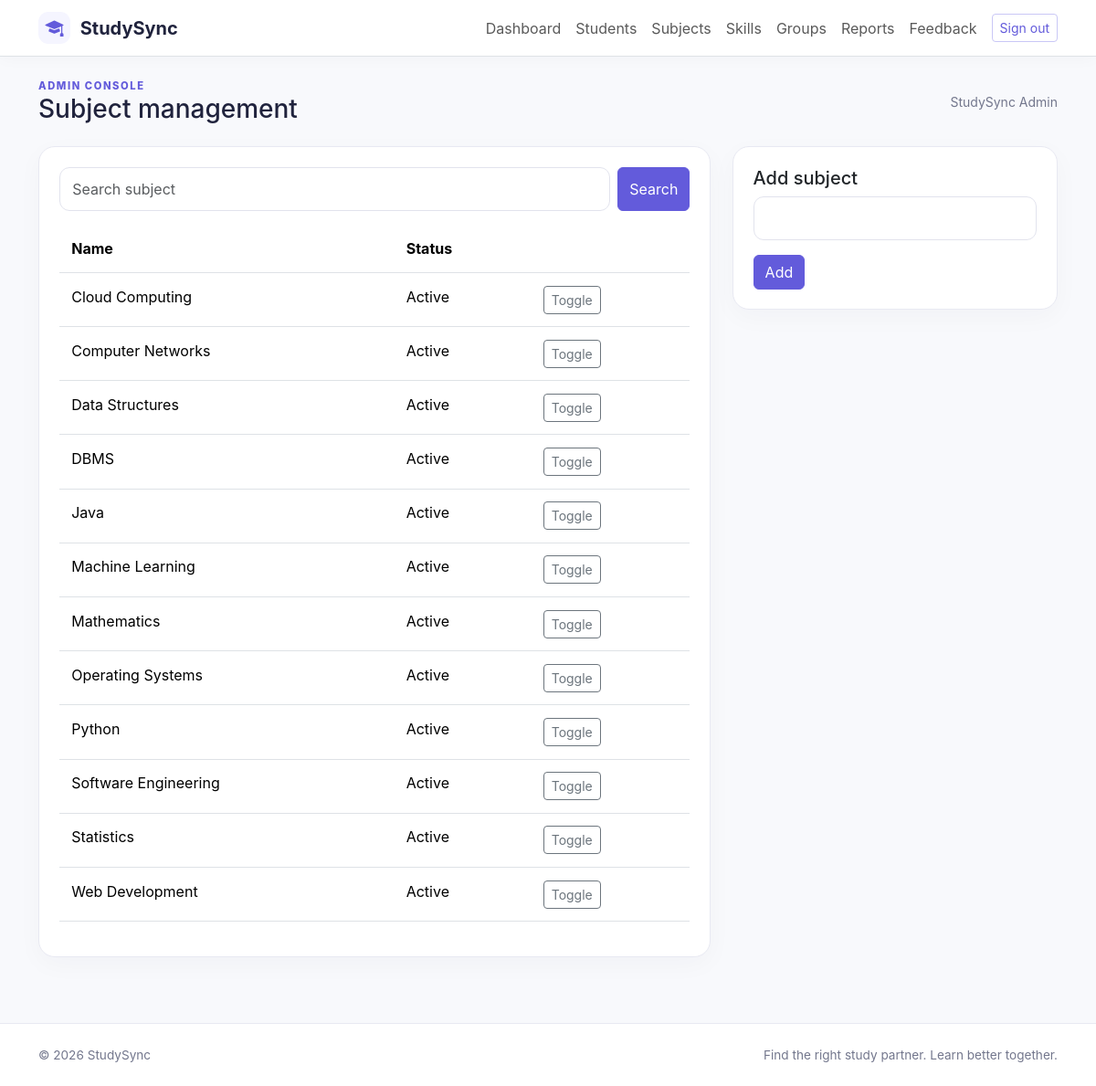
Page /admin/catalog.php (signed in) on the committed database.
### tables this page shows
CREATE TABLE users(id BIGINT UNSIGNED AUTO_INCREMENT PRIMARY KEY,name VARCHAR(120) NOT NULL,email VARCHAR(190) NOT NULL UNIQUE,password VARCHAR(255) NOT NULL,role ENUM('student','admin') NOT NULL DEFAULT 'student',status ENUM('active','inactive') NOT NULL DEFAULT 'active',created_at TIMESTAMP NOT NULL DEFAULT CURRENT_TIMESTAMP,updated_at TIMESTAMP NOT NULL DEFAULT CURRENT_TIMESTAMP ON UPDATE CURRENT_TIMESTAMP,INDEX(role,status));

CREATE TABLE subjects(id INT UNSIGNED AUTO_INCREMENT PRIMARY KEY,name VARCHAR(100) NOT NULL UNIQUE,active TINYINT(1) NOT NULL DEFAULT 1);

### config/database.php (called while the page is built, shortened)
<?php
function db(): PDO {
    static $pdo;
    if (!$pdo) {
        $pdo = new PDO('mysql:host='.DB_HOST.';dbname='.DB_NAME.';charset=utf8mb4', DB_USER, DB_PASS, [PDO::ATTR_ERRMODE=>PDO::ERRMODE_EXCEPTION, PDO::ATTR_DEFAULT_FETCH_MODE=>PDO::FETCH_ASSOC, PDO::ATTR_EMULATE_PREPARES=>false]);
    }
    return $pdo;
}

### admin/catalog.php (the view)
<?php require_once __DIR__.'/../includes/functions.php';require_admin();$type=($_GET['type']??'subject')==='skill'?'skill':'subject';$table=$type==='skill'?'skills':'subjects';$label=ucfirst($type);if($_SERVER['REQUEST_METHOD']==='POST'){verify_csrf();$act=$_POST['act']??'';if($act==='save'){$name=trim($_POST['name']??'');$id=(int)($_POST['id']??0);if($name){if($id)db()->prepare("UPDATE $table SET name=? WHERE id=?")->execute([$name,$id]);else db()->prepare("INSERT INTO $table(name) VALUES(?)")->execute([$name]);flash('success',$label.' saved.');}else flash('danger','Enter a name.');}if($act==='toggle')db()->prepare("UPDATE $table SET active=1-active WHERE id=?")->execute([(int)$_POST['id']]);go('catalog.php?type='.$type);}$term=trim($_GET['q']??'');$q=db()->prepare("SELECT * FROM $table WHERE name LIKE ? ORDER BY name");$q->execute(["%$term%"]);page_start($label.' management',true); ?><div class="row g-4"><div class="col-lg-8"><div class="card"><div class="card-body"><form class="d-flex gap-2 mb-3"><input type="hidden" name="type" value="<?= e($type) ?>"><input class="form-control" name="q" value="<?= e($term) ?>" placeholder="Search <?= e(strtolower($label)) ?>"><button class="btn btn-primary">Search</button></form><div class="table-responsive"><table class="table"><thead><tr><th>Name</th><th>Status</th><th></th></tr></thead><tbody><?php foreach($q as $x): ?><tr><td><?= e($x['name']) ?></td><td><?= $x['active']?'Active':'Inactive' ?></td><td><form method="post"><input type="hidden" name="csrf" value="<?= e(csrf()) ?>"><input type="hidden" name="act" value="toggle"><input type="hidden" name="id" value="<?= $x['id'] ?>"><button class="btn btn-sm btn-outline-secondary">Toggle</button></form></td></tr><?php endforeach ?></tbody></table></div></div></div></div><div class="col-lg-4"><div class="card"><div class="card-body"><h2 class="h5">Add <?= e(strtolower($label)) ?></h2><form method="post"><input type="hidden" name="csrf" value="<?= e(csrf()) ?>"><input type="hidden" name="act" value="save"><input class="form-control mb-3" name="name" maxlength="100" required><button class="btn btn-primary">Add</button></form></div></div></div></div><?php page_end(); ?>

### includes/functions.php (shortened to what this page needs)
<?php
require_once __DIR__.'/../config/database.php';
function e($v): string { return htmlspecialchars((string)$v, ENT_QUOTES|ENT_SUBSTITUTE, 'UTF-8'); }
function current_user(): ?array { if(empty($_SESSION['uid'])) return null; $q=db()->prepare('SELECT u.id,u.name,u.email,u.role,u.status,p.college,p.course,p.semester,p.avatar FROM users u LEFT JOIN student_profiles p ON p.user_id=u.id WHERE u.id=?'); $q->execute([$_SESSION['uid']]); return $q->fetch() ?: null; }
function page_start(string $title,bool $admin=false): void { $u=current_user(); $flash=$_SESSION['flash']??null;unset($_SESSION['flash']); echo '<!doctype html><html lang="en"><head><meta charset="utf-8"><meta name="viewport" content="width=device-width, initial-scale=1"><title>'.e($title).' · StudySync</title><link href="https://cdn.jsdelivr.net/npm/bootstrap@5.3.3/dist/css/bootstrap.min.css" rel="stylesheet"><link href="https://cdn.jsdelivr.net/npm/bootstrap-icons@1.11.3/font/bootstrap-icons.min.css" rel="stylesheet"><link href="'.(str_contains($_SERVER['PHP_SELF'],'/student/')||str_contains($_SERVER['PHP_SELF'],'/admin/')?'../':'').'assets/css/style.css" rel="stylesheet"></head><body><nav class="navbar navbar-expand-lg bg-white border-bottom sticky-top"><div class="container"><a class="navbar-brand fw-bold" href="'.(str_contains($_SERVER['PHP_SELF'],'/student/')?'dashboard.php':'index.php').'"><span class="brand-icon"><i class="bi bi-mortarboard-fill"></i></span> StudySync</a><button class="navbar-toggler" data-bs-toggle="collapse" data-bs-target="#nav"><span class="navbar-toggler-icon"></span></button><div id="nav" class="collapse navbar-collapse"><div class="navbar-nav ms-auto align-items-lg-center">'; if($u){$base=$admin?'../admin/':'../student/';$items=$admin?['Dashboard'=>'dashboard.php','Students'=>'students.php','Subjects'=>'catalog.php?type=subject','Skills'=>'catalog.php?type=skill','Groups'=>'groups.php','Reports'=>'reports.php','Feedback'=>'feedback.php']:['Dashboard'=>'dashboard.php','My Profile'=>'profile.php','Find Partners'=>'find-partners.php','Requests'=>'requests.php','Messages'=>'messages.php','Study Groups'=>'groups.php','Sessions'=>'sessions.php','Notifications'=>'notifications.php','Settings'=>'settings.php']; foreach($items as $n=>$url)echo '<a class="nav-link" href="'.$base.$url.'">'.e($n).'</a>';echo '<a class="btn btn-sm btn-outline-primary ms-lg-2" href="'.($admin?'../':'').'logout.php">Sign out</a>'; } else echo '<a class="nav-link" href="'.(str_contains($_SERVER['PHP_SELF'],'about.php')?'../':'').'index.php#how">How it works</a><a class="nav-link" href="'.(str_contains($_SERVER['PHP_SELF'],'about.php')?'about.php':'about.php').'"><span>About</span></a><a class="nav-link" href="'.(str_contains($_SERVER['PHP_SELF'],'about.php')?'../':'').'login.php">Login</a><a class="btn btn-primary ms-lg-2" href="'.(str_contains($_SERVER['PHP_SELF'],'about.php')?'../':'').'register.php">Get started</a>';echo '</div></div></div></nav><main class="container py-4">';if($flash)echo '<div class="alert alert-'.e($flash[0]).' alert-dismissible">'.e($flash[1]).'<button class="btn-close" data-bs-dismiss="alert"></button></div>'; if($u)echo '<div class="d-flex align-items-center justify-content-between mb-4"><div><div class="eyebrow">'.($admin?'ADMIN CONSOLE':'YOUR LEARNING SPACE').'</div><h1 class="h3 mb-0">'.e($title).'</h1></div><div class="small text-secondary">'.e($u['name']).'</div></div>'; }
function page_end(): void { echo '</main><footer class="footer py-4 mt-5"><div class="container d-flex justify-content-between"><span>© '.date('Y').' StudySync</span><span>Find the right study partner. Learn better together.</span></div></footer><script src="https://cdn.jsdelivr.net/npm/bootstrap@5.3.3/dist/js/bootstrap.bundle.min.js"></script><script src="'.(str_contains($_SERVER['PHP_SELF'],'/student/')||str_contains($_SERVER['PHP_SELF'],'/admin/')?'../':'').'assets/js/main.js"></script></body></html>'; }

### assets/css/style.css (style rules this page uses)
:root { --ink:#20233d;--muted:#73778d;--primary:#635bdb;--soft:#f5f5ff;--line:#e8e9f2 }
* { box-sizing:border-box }
body { background:#f8f9fc;color:var(--ink);font-family:Inter,ui-sans-serif,system-ui,-apple-system,"Segoe UI",sans-serif }
.navbar { box-shadow:0 2px 16px #20233d08 }
.navbar-brand { color:var(--ink) }
.brand-icon { display:inline-grid;place-items:center;background:var(--soft);color:var(--primary);width:35px;height:35px;border-radius:11px;margin-right:6px }
.btn-primary { background:var(--primary);border-color:var(--primary) }
.btn-outline-primary { color:var(--primary);border-color:#c9c7f6 }
.card,.panel { border:1px solid var(--line);border-radius:18px;box-shadow:0 8px 28px #20233d08;background:#fff }
.card { overflow:hidden }
.card-body { padding:1.35rem }
.eyebrow { font-size:.7rem;letter-spacing:.14em;color:var(--primary);font-weight:800 }
.text-secondary { color:var(--muted)!important }
.footer { background:#fff;border-top:1px solid var(--line);color:var(--muted);font-size:.85rem }
.form-control,.form-select { border-color:#e2e3ed;border-radius:11px;padding:.68rem .85rem }
.table>:not(caption)>*>* { padding:.85rem }

### rows in the picture
users: name "StudySync Admin"
subjects: name "Cloud Computing", active "Active"
subjects: name "Computer Networks", active "Active"
subjects: name "Data Structures", active "Active"
subjects: name "DBMS", active "Active"
subjects: name "Java", active "Active"
subjects: name "Machine Learning", active "Active"
subjects: name "Mathematics", active "Active"
subjects: name "Operating Systems", active "Active"
subjects: name "Python", active "Active"
subjects: name "Software Engineering", active "Active"
subjects: name "Statistics", active "Active"
subjects: name "Web Development", active "Active"

### other values in the picture
$n "Dashboard"
$n "Students"
$n "Subjects"
$n "Skills"
$n "Groups"
$n "Reports"
$n "Feedback"
$title "Subject management"
$label "subject"
